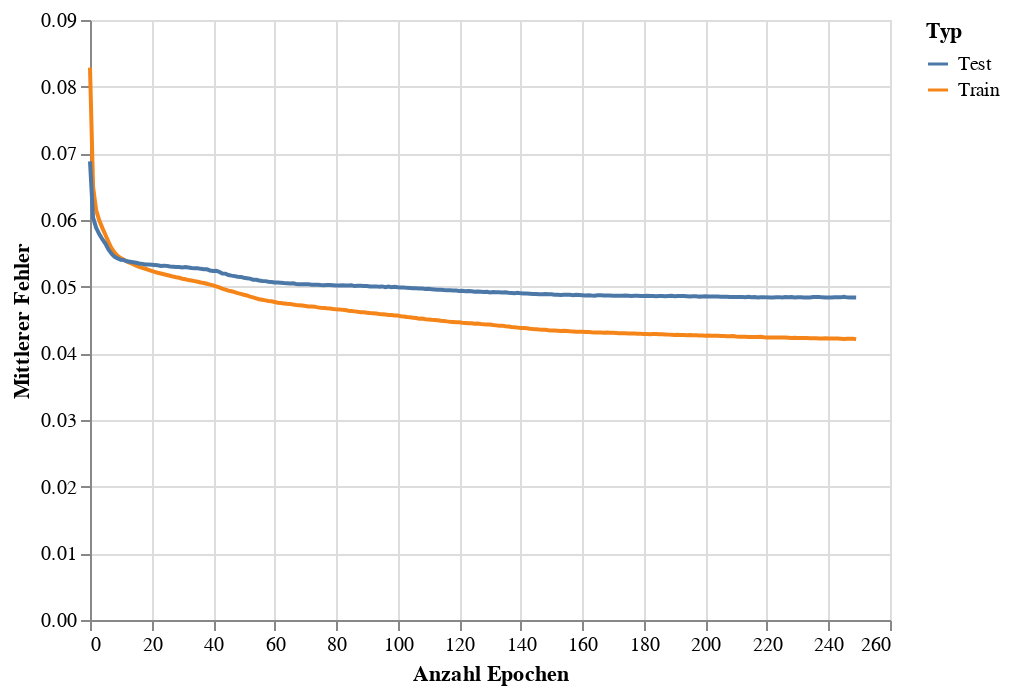

The notebook cell this image was saved under:
### Code cell
train_eval_loss_chart = alt.Chart(loss_df).mark_line().encode(
    x = alt.X('Epoch', title='Anzahl Epochen'),
    y = alt.Y('Loss',title='Mittlerer Fehler'),
    color = alt.Color('Type',title='Typ')
)
train_eval_loss_chart

### Figure 1 — Vega-Lite specification as saved in the notebook (floating-point values rounded to 4 significant figures; data arrays with more than 128 entries replaced by an {"elided": "..."} marker saying what was removed)
{"config": {"view": {"continuousWidth": 400, "continuousHeight": 300}}, "data": {"name": "data-b835995cd1c84c41940376e9a404d7e1"}, "mark": "line", "encoding": {"color": {"field": "Type", "title": "Typ", "type": "nominal"}, "x": {"field": "Epoch", "title": "Anzahl Epochen", "type": "quantitative"}, "y": {"field": "Loss", "title": "Mittlerer Fehler", "type": "quantitative"}}, "$schema": "https://vega.github.io/schema/vega-lite/v4.17.0.json", "datasets": {"data-b835995cd1c84c41940376e9a404d7e1": {"elided": "500 records"}}}
